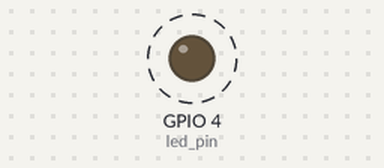
The program below on a simulated Raspberry Pi (BCM pin numbers). Shown: output pins drawn as LEDs (lit = HIGH). Dashed ring = blinking.

Above: at 0.4 s.
Timing chart, 0 to 3.0 s (numbered marks = the images above):
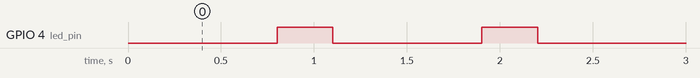

Measured:
- by itself, GPIO 4 (led_pin): alternates HIGH for 0.30 s and LOW for 0.80 s
- by itself, everything shown: repeats every 1.8 s, in 6 steps

The program:

LEDOnOffCas2.py
```python
import RPi.GPIO as GPIO
import time

led_pin = 4

GPIO.setmode(GPIO.BCM)
GPIO.setup(led_pin, GPIO.OUT)

while True:
    for t_high in range(11):
        cnt = 0
        while True:
            GPIO.output(led_pin, GPIO.HIGH)
            time.sleep(t_high / 1000)  # 초 단위로 변환
            GPIO.output(led_pin, GPIO.LOW)
            time.sleep((10 - t_high) / 1000)  # 초 단위로 변환

            cnt += 1
            if cnt == 10:
                break
```
